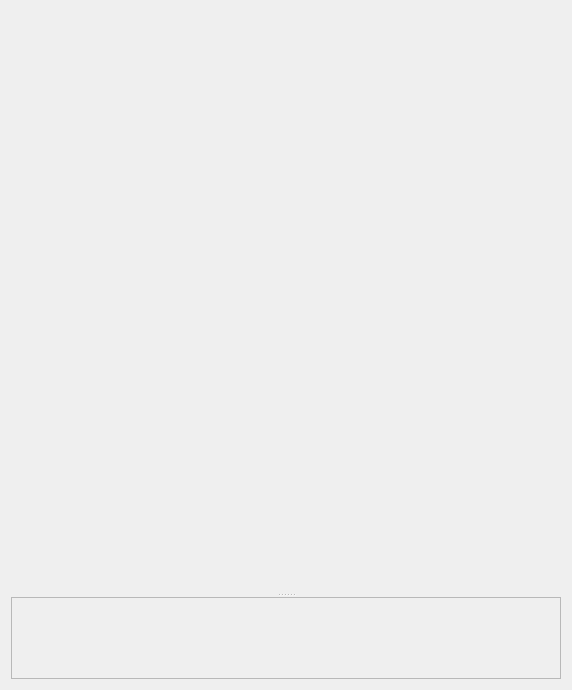
<?xml version="1.0" encoding="UTF-8"?>
<ui version="4.0">
 <class>SegyColormap</class>
 <widget class="QWidget" name="SegyColormap">
  <property name="geometry">
   <rect>
    <x>0</x>
    <y>0</y>
    <width>572</width>
    <height>690</height>
   </rect>
  </property>
  <property name="windowTitle">
   <string>Form</string>
  </property>
  <layout class="QVBoxLayout" name="verticalLayout">
   <item>
    <widget class="QSplitter" name="splitter">
     <property name="orientation">
      <enum>Qt::Vertical</enum>
     </property>
     <widget class="QwtPlot" name="colormap">
      <property name="minimumSize">
       <size>
        <width>0</width>
        <height>213</height>
       </size>
      </property>
      <property name="frameShape">
       <enum>QFrame::NoFrame</enum>
      </property>
     </widget>
     <widget class="trace_plot" name="tracePlot">
      <property name="frameShape">
       <enum>QFrame::StyledPanel</enum>
      </property>
      <property name="frameShadow">
       <enum>QFrame::Raised</enum>
      </property>
     </widget>
    </widget>
   </item>
  </layout>
 </widget>
 <customwidgets>
  <customwidget>
   <class>QwtPlot</class>
   <extends>QFrame</extends>
   <header>qwt_plot.h</header>
  </customwidget>
  <customwidget>
   <class>trace_plot</class>
   <extends>QFrame</extends>
   <header>trace_plot.h</header>
   <container>1</container>
  </customwidget>
 </customwidgets>
 <resources/>
 <connections/>
</ui>
